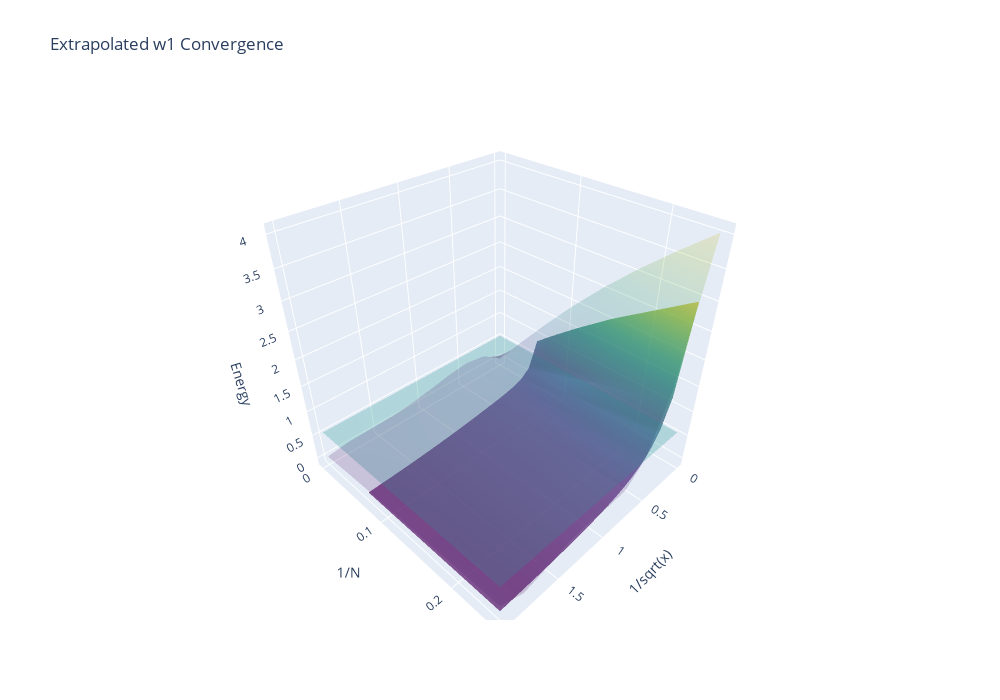

The code cell stored with this chart in its notebook:
### Code cell
fig = go.Figure(data=[go.Surface(x=fx(x_val), y=fy(qubits), z=f1, opacity=0.7, showscale=False, colorscale='Viridis'), 
                      go.Surface(x=extrap_x_f1, y=extrap_y_f1, z=np.full([len(extrap_x_f1), len(extrap_y_f1.T)], 1/np.sqrt(np.pi)), opacity=0.3, showscale=False, colorscale='Viridis'),
                      go.Surface(x=extrap_x_f1, y=extrap_y_f1, z=extrap_f1, opacity=0.2, showscale=False, colorscale='Viridis')])

fig.update_layout(title='Extrapolated w1 Convergence',
                   autosize=False,
                  width=1000, height=700,
                 scene = dict(
                    xaxis_title='1/sqrt(x)',
                    yaxis_title='1/N',
                    zaxis_title='Energy'))
fig.show()
print(f"{extrap_M_[0,0]} - Extrapolated Convergence")
print(f"{1/np.sqrt(np.pi)} - Actual Convergence")
